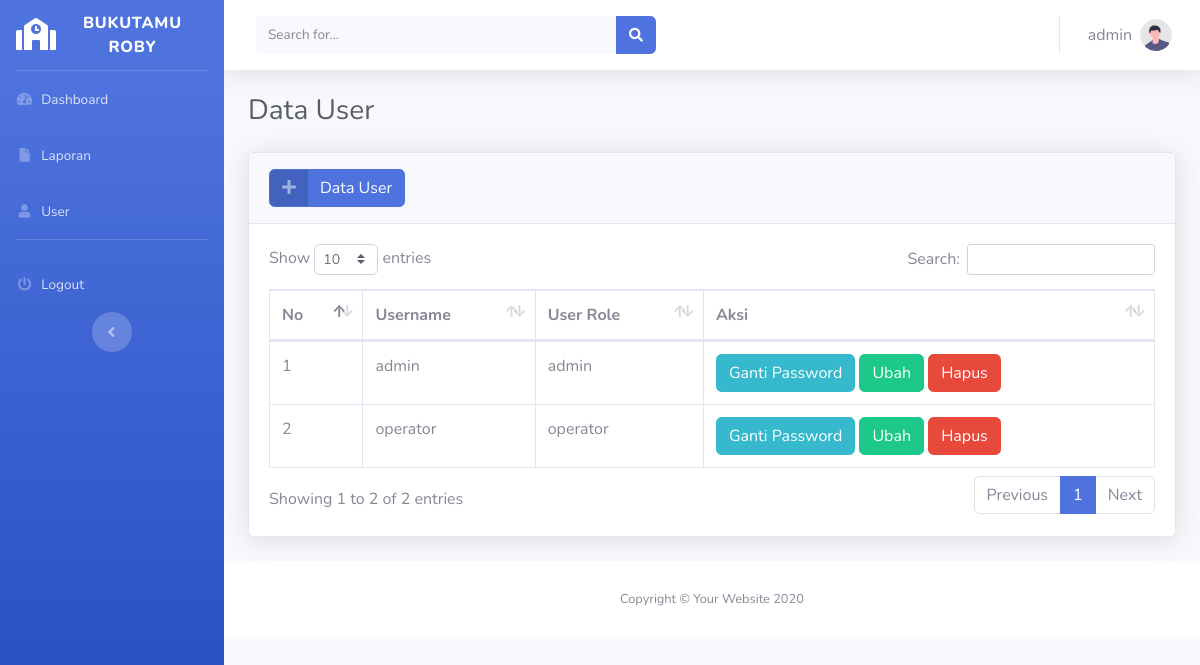
The page /users.php (signed in) on the database its author committed.
### tables this page shows
CREATE TABLE `users` (
  `id_user` varchar(5) NOT NULL,
  `username` varchar(255) NOT NULL,
  `password` varchar(255) NOT NULL,
  `user_role` enum('admin','operator') NOT NULL
);

### function.php (called while the page is built, shortened)
<?php
require_once('koneksi.php');
function query($query)
{
    global $koneksi;
    $result = mysqli_query($koneksi, $query);
    $rows = [];
    while ($row = mysqli_fetch_assoc($result)) {
        $rows[] = $row;
    }
    return $rows;
}

### users.php (the view, shortened to what this page needs)
<?php
include_once('templates/header.php');
?>
<?php
require_once('function.php');
include_once('templates/header.php');
?>
<div class="container-fluid">
  <h1 class="h3 mb-4 text-gray-800">Data User</h1>
  <div class="card shadow mb-4">
    <div class="card-header py-3">
      <button type="button" class="btn btn-primary btn-icon-split" data-toggle="modal" data-target="#tambahModal">
        <span class="icon text-white-50">
          <i class="fas fa-plus"></i>
        </span>
        <span class="text">Data User</span>
      </button>
    </div>
    <div class="card-body">
      <div class="table-responsive">
        <table class="table table-bordered" id="dataTable" width="100%" cellspacing="0">
          <thead>
            <tr>
              <th>No</th>
              <th>Username</th>
              <th>User Role</th>
              <th>Aksi</th>
            </tr>
          </thead>
          <tbody>
            <?php
            $no = 1;
            $users = query("SELECT * FROM users");
            foreach ($users as $user) :
            ?>
              <tr>
                <td><?= $no++; ?></td>
                <td><?= $user['username'] ?></td>
                <td><?= $user['user_role'] ?></td>
                <td>
                  <button type="buton" class="btn btn-info btn-icon-split" data-toggle="modal" data-target="#gantiPassword" data-id="<?= $user['id_user'] ?>">
                    <span class="text">Ganti Password</span>
                  </button>
                  <a class=" btn btn-success" href="edit-user.php?id=<?= $user['id_user'] ?>">Ubah</a>
                  <a onclick="confirm('Apakah anda yakin ingin menghapus data ini?')" class="btn btn-danger" href="hapus-user.php?id=<?= $user['id_user'] ?>">Hapus</a>
                </td>
              </tr>
            <?php endforeach; ?>
          </tbody>
        </table>
      </div>
    </div>
  </div>
  <?php
  include_once('templates/footer.php');
  ?>

### rows shown on the page
users: username "admin", user_role "admin"
users: username "operator", user_role "operator"

### other values the page prints
$_SESSION['username'] "admin"
